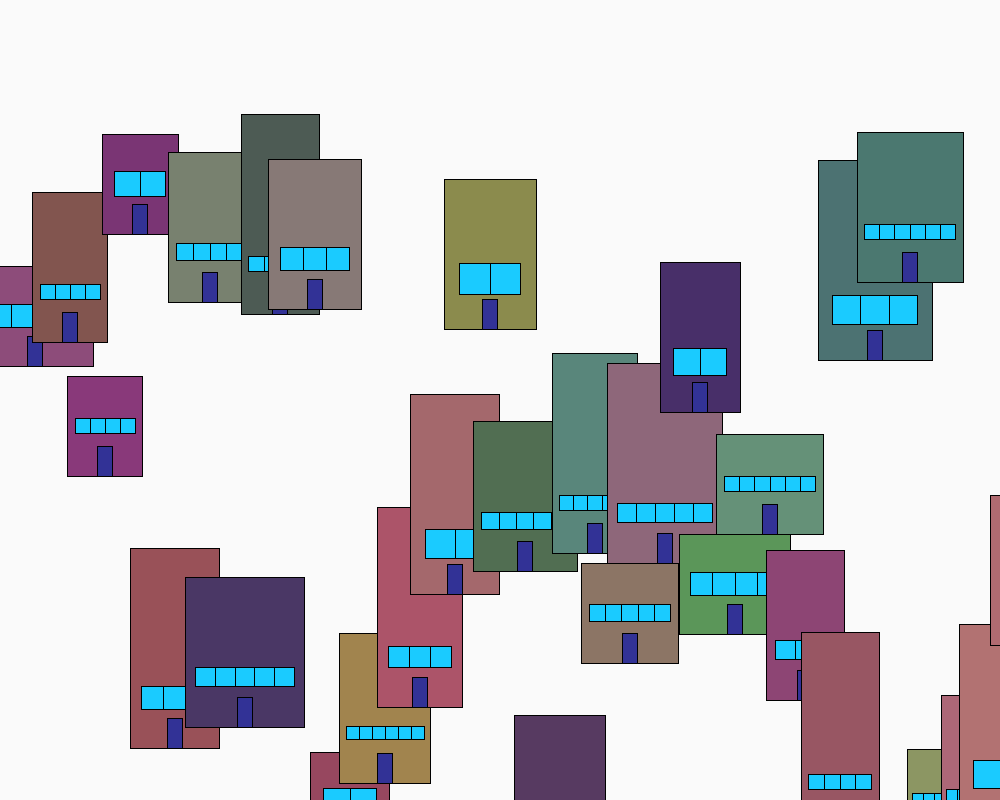
Frame 1 (no input)
Frame 60 (the mouse pressed at the canvas centre just before this capture): identical to frame 1, image omitted
Frame 120 (the mouse held since frame 60 and released just before this capture): identical to frame 1, image omitted

The Processing sketch that drew this single still picture (run headless with seeded random() and noise(); from frame 60 on, the mouse is pressed at the canvas centre):

// Processing sketch: Buildings30
// ── Buildings30.pde
void setup() {
  size(1000, 800);
    
    background(250);

for(int i = 1; i <= 30; i = i + 1) {
fill((int) random(70,180), (int) random(45,165), (int) random(75,125));

  building(i * 35, (int) random(200,900), (int) random(75,125), (int) random(2,5), (int) random(2,7), false);
}
}

void draw() {
  
}

void building(float xCenter, float yBottom, float w, int numFloors, int numWindows, boolean isDouble) {
rectMode(CENTER);

float floorHeight = 50;
float buildingHeight = numFloors * floorHeight;

rect(xCenter, yBottom - buildingHeight / 2, w, numFloors * floorHeight);
push();
fill(50,50,150);
rect(xCenter,yBottom-15,15,30);
pop();
  float xLeft = xCenter - w/2;  
  fill(26, 203, 255); 
  float step = w/(numWindows + 1);


  for(float y = 1; y <= numWindows; y = y + 1)
  {
        rect(xLeft + y * step, yBottom - 50, step, step); 

  }
}
